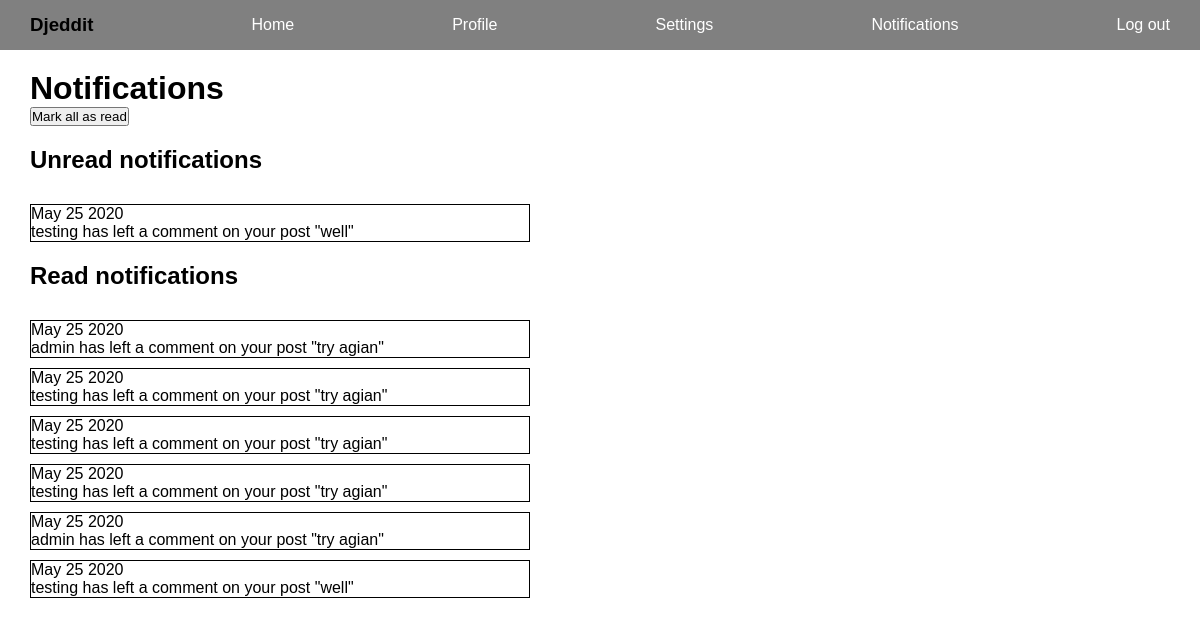
The app's page /reddit/notifications/ (signed in) with its own data.
### reddit_app/models.py (models this page shows, shortened)
class Notification(models.Model):
    reciever = models.ForeignKey(User, related_name='notifications', on_delete=models.CASCADE)
    sender = models.ForeignKey(User, related_name='sent_notifications', on_delete=models.CASCADE)
    post = models.ForeignKey(Post, on_delete=models.CASCADE)
    read = models.BooleanField(default=False)
    created_at = models.DateTimeField(auto_now_add=True)
    def date_sent(self):
        return self.created_at.strftime('%B %d %Y')

class Post(models.Model):
    title = models.CharField(max_length=200)
    author = models.ForeignKey(User, on_delete=models.CASCADE)
    text = models.TextField()
    votes = models.IntegerField(default=0)
    created_at = models.DateTimeField(auto_now_add=True)

### reddit_app/views.py (the view)
# urls.py: path("notifications/", views.notifications, name="notifications"),
@login_required
def notifications(request):
    user = request.user
    notifications = Notification.objects.filter(reciever=user, read=False)
    read_notifications = Notification.objects.filter(reciever=user, read=True)
    if request.method == "POST":
        notifications.update(read=True)
    context = {"notifications": notifications, "read_notifications": read_notifications}
    return render(request, "reddit_app/notifications.html", context)

### templates/reddit_app/notifications.html (shortened to what this page needs)
{% extends "base.html" %}
{% block content %}
    <h1>Notifications</h1>
    <form method="POST" action="{% url 'reddit_app:notifications' %}">
        <button>Mark all as read</button>
    </form>
    {% if notifications.count %}
        <div class="notifications">
        <h2>Unread notifications</h2>
            {% for notification in notifications %}
                    <div class="notification">
                        <a href="{% url 'reddit_app:single_post' notification.post_id %}">
                            <span>{{notification.date_sent}}</span>
                            <p>{{notification.sender}} has left a comment on your post "{{notification.post.title}}"</p>
                        </a>
                    </div>
            {% endfor %}
        </div>
    {% else %}
        <h2>Unread notifications</h2>
        <p>No new notifications</p>
    {% endif %}
    {% if read_notifications.count %}
        <div class="notifications">
        <h2>Read notifications</h2>
            {% for read_notification in read_notifications %}
                    <div class="notification">
                        <a href="{% url 'reddit_app:single_post' read_notification.post_id %}">
                            <span>{{read_notification.date_sent}}</span>
                            <p>{{read_notification.sender}} has left a comment on your post "{{read_notification.post.title}}"</p>
                        </a>
                    </div>
            {% endfor %}
        </div>
    {% endif %}
{% endblock content %}

### static/css/styles.css (style rules this page uses)
* { padding: 0px; margin: 0px; font-family: sans-serif; box-sizing: border-box; }
a { text-decoration: none; color: white; }
h2 { padding: 20px 0px; }
.notifications { display:grid; row-gap: 10px; width: 500px; }
.notification a { color:black; }
.notification { border: 1px solid black; }

### records on screen
Notification: date_sent "May 25 2020", sender "testing", post "well"
Notification: date_sent "May 25 2020", sender "admin", post "try agian"
Notification: date_sent "May 25 2020", sender "testing", post "try agian"
Notification: date_sent "May 25 2020", sender "testing", post "try agian"
Notification: date_sent "May 25 2020", sender "testing", post "try agian"
Notification: date_sent "May 25 2020", sender "admin", post "try agian"
Notification: date_sent "May 25 2020", sender "testing", post "well"
